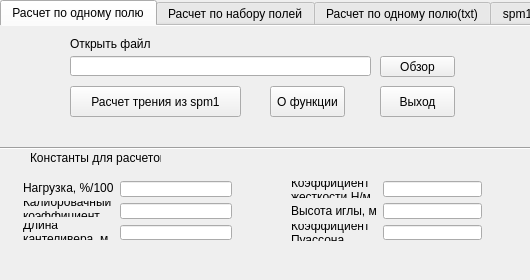
<?xml version="1.0" encoding="UTF-8"?>
<ui version="4.0">
 <class>S2F</class>
 <widget class="QMainWindow" name="S2F">
  <property name="geometry">
   <rect>
    <x>0</x>
    <y>0</y>
    <width>530</width>
    <height>280</height>
   </rect>
  </property>
  <property name="sizePolicy">
   <sizepolicy hsizetype="Minimum" vsizetype="Minimum">
    <horstretch>0</horstretch>
    <verstretch>0</verstretch>
   </sizepolicy>
  </property>
  <property name="minimumSize">
   <size>
    <width>530</width>
    <height>280</height>
   </size>
  </property>
  <property name="maximumSize">
   <size>
    <width>530</width>
    <height>280</height>
   </size>
  </property>
  <property name="focusPolicy">
   <enum>Qt::NoFocus</enum>
  </property>
  <property name="windowTitle">
   <string>Spm to friction</string>
  </property>
  <property name="iconSize">
   <size>
    <width>128</width>
    <height>128</height>
   </size>
  </property>
  <property name="toolButtonStyle">
   <enum>Qt::ToolButtonIconOnly</enum>
  </property>
  <property name="tabShape">
   <enum>QTabWidget::Rounded</enum>
  </property>
  <widget class="QWidget" name="centralWidget">
   <widget class="QTabWidget" name="tabWidget">
    <property name="geometry">
     <rect>
      <x>0</x>
      <y>0</y>
      <width>580</width>
      <height>141</height>
     </rect>
    </property>
    <property name="minimumSize">
     <size>
      <width>580</width>
      <height>0</height>
     </size>
    </property>
    <property name="maximumSize">
     <size>
      <width>580</width>
      <height>16777215</height>
     </size>
    </property>
    <property name="autoFillBackground">
     <bool>false</bool>
    </property>
    <property name="tabPosition">
     <enum>QTabWidget::North</enum>
    </property>
    <property name="tabShape">
     <enum>QTabWidget::Rounded</enum>
    </property>
    <property name="currentIndex">
     <number>0</number>
    </property>
    <property name="elideMode">
     <enum>Qt::ElideNone</enum>
    </property>
    <property name="documentMode">
     <bool>true</bool>
    </property>
    <property name="movable">
     <bool>false</bool>
    </property>
    <property name="tabBarAutoHide">
     <bool>false</bool>
    </property>
    <widget class="QWidget" name="tab_3">
     <attribute name="title">
      <string>Расчет по одному полю</string>
     </attribute>
     <widget class="QLineEdit" name="lineEditIn_2">
      <property name="geometry">
       <rect>
        <x>70</x>
        <y>30</y>
        <width>301</width>
        <height>20</height>
       </rect>
      </property>
     </widget>
     <widget class="QPushButton" name="BrowseInButton_2">
      <property name="geometry">
       <rect>
        <x>380</x>
        <y>30</y>
        <width>75</width>
        <height>21</height>
       </rect>
      </property>
      <property name="text">
       <string>Обзор</string>
      </property>
     </widget>
     <widget class="QLabel" name="label_4">
      <property name="geometry">
       <rect>
        <x>70</x>
        <y>10</y>
        <width>81</width>
        <height>16</height>
       </rect>
      </property>
      <property name="text">
       <string>Открыть файл</string>
      </property>
     </widget>
     <widget class="QPushButton" name="Spm2FrictionButton">
      <property name="geometry">
       <rect>
        <x>70</x>
        <y>60</y>
        <width>171</width>
        <height>31</height>
       </rect>
      </property>
      <property name="text">
       <string>Расчет трения из spm1</string>
      </property>
     </widget>
     <widget class="QPushButton" name="About3Button">
      <property name="geometry">
       <rect>
        <x>270</x>
        <y>60</y>
        <width>75</width>
        <height>31</height>
       </rect>
      </property>
      <property name="text">
       <string>О функции</string>
      </property>
     </widget>
     <widget class="QPushButton" name="ExitButton_9">
      <property name="geometry">
       <rect>
        <x>380</x>
        <y>60</y>
        <width>75</width>
        <height>31</height>
       </rect>
      </property>
      <property name="text">
       <string>Выход</string>
      </property>
     </widget>
    </widget>
    <widget class="QWidget" name="tab_4">
     <attribute name="title">
      <string>Расчет по набору полей</string>
     </attribute>
     <widget class="QLabel" name="label_9">
      <property name="geometry">
       <rect>
        <x>70</x>
        <y>0</y>
        <width>81</width>
        <height>16</height>
       </rect>
      </property>
      <property name="text">
       <string>Открыть папку</string>
      </property>
     </widget>
     <widget class="QPushButton" name="Spm2FrictionButton_Dir">
      <property name="geometry">
       <rect>
        <x>70</x>
        <y>50</y>
        <width>171</width>
        <height>31</height>
       </rect>
      </property>
      <property name="text">
       <string>Расчет трения из spm1</string>
      </property>
     </widget>
     <widget class="QPushButton" name="ExitButton_11">
      <property name="geometry">
       <rect>
        <x>380</x>
        <y>50</y>
        <width>75</width>
        <height>31</height>
       </rect>
      </property>
      <property name="text">
       <string>Выход</string>
      </property>
     </widget>
     <widget class="QPushButton" name="BrowseInButton_5">
      <property name="geometry">
       <rect>
        <x>380</x>
        <y>20</y>
        <width>75</width>
        <height>21</height>
       </rect>
      </property>
      <property name="text">
       <string>Обзор</string>
      </property>
     </widget>
     <widget class="QLineEdit" name="lineEditIn_5">
      <property name="geometry">
       <rect>
        <x>70</x>
        <y>20</y>
        <width>301</width>
        <height>20</height>
       </rect>
      </property>
     </widget>
     <widget class="QPushButton" name="About4Button">
      <property name="geometry">
       <rect>
        <x>270</x>
        <y>50</y>
        <width>75</width>
        <height>31</height>
       </rect>
      </property>
      <property name="text">
       <string>О функции</string>
      </property>
     </widget>
     <widget class="QProgressBar" name="progressBar">
      <property name="geometry">
       <rect>
        <x>70</x>
        <y>90</y>
        <width>381</width>
        <height>23</height>
       </rect>
      </property>
      <property name="value">
       <number>0</number>
      </property>
      <property name="textVisible">
       <bool>false</bool>
      </property>
     </widget>
    </widget>
    <widget class="QWidget" name="tab_2">
     <attribute name="title">
      <string>Расчет по одному полю(txt)</string>
     </attribute>
     <widget class="QLineEdit" name="lineEditBw">
      <property name="geometry">
       <rect>
        <x>70</x>
        <y>60</y>
        <width>291</width>
        <height>20</height>
       </rect>
      </property>
     </widget>
     <widget class="QPushButton" name="BrowseBwButton">
      <property name="geometry">
       <rect>
        <x>380</x>
        <y>60</y>
        <width>75</width>
        <height>21</height>
       </rect>
      </property>
      <property name="text">
       <string>Обзор</string>
      </property>
     </widget>
     <widget class="QLabel" name="label_2">
      <property name="enabled">
       <bool>true</bool>
      </property>
      <property name="geometry">
       <rect>
        <x>70</x>
        <y>40</y>
        <width>161</width>
        <height>16</height>
       </rect>
      </property>
      <property name="text">
       <string>Открыть файл обратного хода</string>
      </property>
     </widget>
     <widget class="QLabel" name="label_3">
      <property name="geometry">
       <rect>
        <x>70</x>
        <y>0</y>
        <width>151</width>
        <height>16</height>
       </rect>
      </property>
      <property name="text">
       <string>Открыть файл прямого хода</string>
      </property>
     </widget>
     <widget class="QLineEdit" name="lineEditFw">
      <property name="geometry">
       <rect>
        <x>70</x>
        <y>20</y>
        <width>291</width>
        <height>20</height>
       </rect>
      </property>
     </widget>
     <widget class="QPushButton" name="BrowseFwButton">
      <property name="geometry">
       <rect>
        <x>380</x>
        <y>20</y>
        <width>75</width>
        <height>21</height>
       </rect>
      </property>
      <property name="text">
       <string>Обзор</string>
      </property>
     </widget>
     <widget class="QPushButton" name="calcFButton">
      <property name="geometry">
       <rect>
        <x>70</x>
        <y>90</y>
        <width>151</width>
        <height>31</height>
       </rect>
      </property>
      <property name="text">
       <string>Расчитать трение из txt</string>
      </property>
     </widget>
     <widget class="QPushButton" name="About2Button">
      <property name="geometry">
       <rect>
        <x>260</x>
        <y>90</y>
        <width>75</width>
        <height>31</height>
       </rect>
      </property>
      <property name="text">
       <string>О функции</string>
      </property>
     </widget>
     <widget class="QPushButton" name="ExitButton_2">
      <property name="geometry">
       <rect>
        <x>380</x>
        <y>90</y>
        <width>75</width>
        <height>31</height>
       </rect>
      </property>
      <property name="text">
       <string>Выход</string>
      </property>
     </widget>
    </widget>
    <widget class="QWidget" name="tab">
     <attribute name="title">
      <string>spm1 в txt</string>
     </attribute>
     <widget class="QLabel" name="label">
      <property name="geometry">
       <rect>
        <x>70</x>
        <y>10</y>
        <width>81</width>
        <height>16</height>
       </rect>
      </property>
      <property name="text">
       <string>Открыть файл</string>
      </property>
     </widget>
     <widget class="QLineEdit" name="lineEditIn">
      <property name="geometry">
       <rect>
        <x>70</x>
        <y>30</y>
        <width>301</width>
        <height>20</height>
       </rect>
      </property>
     </widget>
     <widget class="QPushButton" name="BrowseInButton">
      <property name="geometry">
       <rect>
        <x>380</x>
        <y>30</y>
        <width>75</width>
        <height>21</height>
       </rect>
      </property>
      <property name="text">
       <string>Обзор</string>
      </property>
     </widget>
     <widget class="QPushButton" name="Spm2TxtButton">
      <property name="geometry">
       <rect>
        <x>70</x>
        <y>60</y>
        <width>171</width>
        <height>31</height>
       </rect>
      </property>
      <property name="text">
       <string>Перевод spm1 в txt</string>
      </property>
     </widget>
     <widget class="QPushButton" name="ExitButton">
      <property name="geometry">
       <rect>
        <x>380</x>
        <y>60</y>
        <width>75</width>
        <height>31</height>
       </rect>
      </property>
      <property name="text">
       <string>Выход</string>
      </property>
     </widget>
     <widget class="QPushButton" name="About1Button">
      <property name="geometry">
       <rect>
        <x>270</x>
        <y>60</y>
        <width>75</width>
        <height>31</height>
       </rect>
      </property>
      <property name="text">
       <string>О функции</string>
      </property>
     </widget>
    </widget>
   </widget>
   <widget class="QLabel" name="label_11">
    <property name="geometry">
     <rect>
      <x>30</x>
      <y>150</y>
      <width>131</width>
      <height>16</height>
     </rect>
    </property>
    <property name="text">
     <string>Константы для расчетов</string>
    </property>
   </widget>
   <widget class="QWidget" name="layoutWidget">
    <property name="geometry">
     <rect>
      <x>280</x>
      <y>170</y>
      <width>213</width>
      <height>81</height>
     </rect>
    </property>
    <layout class="QGridLayout" name="gridLayout">
     <item row="0" column="0" rowspan="3">
      <layout class="QVBoxLayout" name="verticalLayout_2">
       <item>
        <widget class="QLabel" name="label_14">
         <property name="text">
          <string>Коэффициент
жесткости,Н/м</string>
         </property>
        </widget>
       </item>
       <item>
        <widget class="QLabel" name="label_15">
         <property name="text">
          <string>Высота иглы, м</string>
         </property>
        </widget>
       </item>
       <item>
        <widget class="QLabel" name="label_17">
         <property name="text">
          <string>Коэффициент
Пуассона</string>
         </property>
        </widget>
       </item>
      </layout>
     </item>
     <item row="0" column="1">
      <widget class="QLineEdit" name="koeffEdit"/>
     </item>
     <item row="1" column="1">
      <widget class="QLineEdit" name="sEdit"/>
     </item>
     <item row="2" column="1">
      <widget class="QLineEdit" name="vEdit"/>
     </item>
    </layout>
   </widget>
   <widget class="QWidget" name="layoutWidget">
    <property name="geometry">
     <rect>
      <x>12</x>
      <y>170</y>
      <width>231</width>
      <height>81</height>
     </rect>
    </property>
    <layout class="QGridLayout" name="gridLayout_2">
     <item row="0" column="0" rowspan="3">
      <layout class="QVBoxLayout" name="verticalLayout">
       <item>
        <widget class="QLabel" name="label_12">
         <property name="text">
          <string>Нагрузка, %/100</string>
         </property>
        </widget>
       </item>
       <item>
        <widget class="QLabel" name="label_13">
         <property name="text">
          <string>Калибровачный
коэффициент</string>
         </property>
        </widget>
       </item>
       <item>
        <widget class="QLabel" name="label_16">
         <property name="text">
          <string>Длина 
кантеливера, м</string>
         </property>
        </widget>
       </item>
      </layout>
     </item>
     <item row="0" column="1">
      <widget class="QLineEdit" name="procentEdit">
       <property name="inputMask">
        <string/>
       </property>
      </widget>
     </item>
     <item row="1" column="1">
      <widget class="QLineEdit" name="koeffkalEdit"/>
     </item>
     <item row="2" column="1">
      <widget class="QLineEdit" name="lEdit"/>
     </item>
    </layout>
   </widget>
   <widget class="Line" name="line">
    <property name="geometry">
     <rect>
      <x>0</x>
      <y>140</y>
      <width>541</width>
      <height>16</height>
     </rect>
    </property>
    <property name="orientation">
     <enum>Qt::Horizontal</enum>
    </property>
   </widget>
  </widget>
  <action name="exit">
   <property name="text">
    <string>Выход</string>
   </property>
  </action>
 </widget>
 <layoutdefault spacing="6" margin="11"/>
 <resources/>
 <connections>
  <connection>
   <sender>ExitButton_2</sender>
   <signal>clicked()</signal>
   <receiver>S2F</receiver>
   <slot>close()</slot>
   <hints>
    <hint type="sourcelabel">
     <x>289</x>
     <y>143</y>
    </hint>
    <hint type="destinationlabel">
     <x>199</x>
     <y>84</y>
    </hint>
   </hints>
  </connection>
  <connection>
   <sender>ExitButton_9</sender>
   <signal>clicked()</signal>
   <receiver>S2F</receiver>
   <slot>close()</slot>
   <hints>
    <hint type="sourcelabel">
     <x>329</x>
     <y>118</y>
    </hint>
    <hint type="destinationlabel">
     <x>199</x>
     <y>84</y>
    </hint>
   </hints>
  </connection>
  <connection>
   <sender>ExitButton</sender>
   <signal>clicked()</signal>
   <receiver>S2F</receiver>
   <slot>close()</slot>
   <hints>
    <hint type="sourcelabel">
     <x>289</x>
     <y>120</y>
    </hint>
    <hint type="destinationlabel">
     <x>199</x>
     <y>84</y>
    </hint>
   </hints>
  </connection>
  <connection>
   <sender>ExitButton_11</sender>
   <signal>clicked()</signal>
   <receiver>S2F</receiver>
   <slot>close()</slot>
   <hints>
    <hint type="sourcelabel">
     <x>329</x>
     <y>118</y>
    </hint>
    <hint type="destinationlabel">
     <x>209</x>
     <y>84</y>
    </hint>
   </hints>
  </connection>
 </connections>
</ui>
